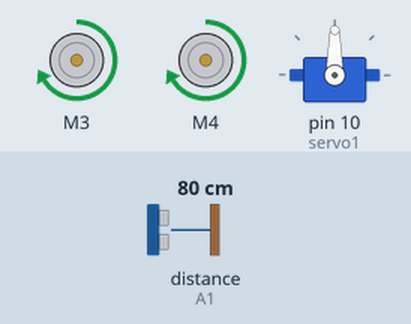
Bench run of a sketch on a simulated Arduino Uno, built with avr-gcc and run on an emulated ATmega328P. Parts: 2 × DC motor (green arrow = forward, orange = backward, longer = faster), servo. The inputs (shaded band) are chosen by the test bench; at power-on: distance to the obstacle (sensor on A1) 80 cm. The echo pulse lasts 58.3 µs per cm.

Above: at 1.5 s.
1.6 s: distance to the obstacle (sensor on A1) set to 44 cm
3.1 s: distance to the obstacle (sensor on A1) set to 37 cm
At 3.8 s:
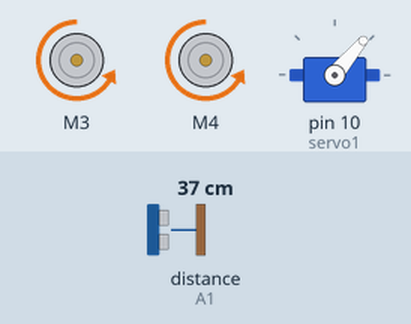
At 4.6 s:
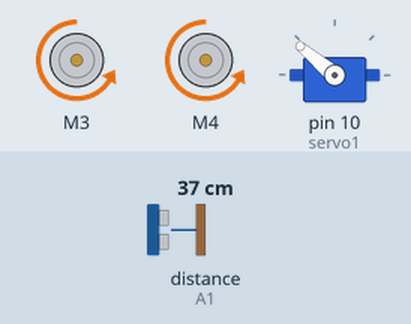
Timing chart, 0 to 12.1 s (numbered marks = the images above; inputs shaded):
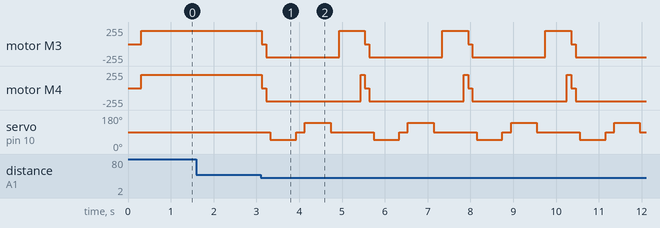

Measured:
- the behaviour switches between 41 and 40 cm on distance to the obstacle (sensor on A1) (found by bisection; images 0 and 1)
- after the input at 1.6 s, every drawn part: stays the same
- after the input at 3.1 s, motor M3: forward 200/255 → stopped at once, then repeats every 2.4 s: backward 200/255 1.7 s, forward 200/255 0.60 s, stopped 0.10 s; motor M4: forward 200/255 → stopped at once, then repeats every 2.4 s: backward 200/255 2.2 s, forward 200/255 0.10 s, stopped 0.10 s

The sketch:

Hardware_Code.ino
```cpp
#include <AFMotor.h>
#include <NewPing.h>
#include <Servo.h>
#define TRIG A0
#define ECHO A1
AF_DCMotor motor3(3, MOTOR12_1KHZ);
AF_DCMotor motor4(4, MOTOR12_1KHZ);
#define MAXDIST 200
#define MAXSPEED 200
Servo servo1;
NewPing pingobject(TRIG,ECHO,MAXDIST);
boolean move=false;
int distance=100;

void setup()
{
  Serial.begin(9600);
  pinMode(TRIG, OUTPUT);
  pinMode(ECHO, INPUT);
  motor3.setSpeed(MAXSPEED);
  motor4.setSpeed(MAXSPEED);
  servo1.attach(10);
  servo1.write(90);
  delay(100);
  distance=dist();
  delay(100);
  distance=dist();
  delay(100);
}

void loop()
{
  int right=0;
  int left=0;
  if (distance<=40){
    Stop();
    delay(100);
    Back();
    delay(100);
    right=lookright();
    delay(200);
    left=lookleft();
    delay(200);
    if (right<left){
      turnleft();
      delay(100);
    }
    else{
      turnright();
      delay(100);
    }
  }
  else{
    movefront();
    delay(100);
  }
  distance=dist();
}

int lookright()
{
  servo1.write(50);
  delay(500);
  int D=dist();
  delay(100);
  servo1.write(90);
  return D;
}

int lookleft()
{
  servo1.write(140);
  delay(500);
  int D=dist();
  delay(100);
  servo1.write(90);
  return D;
}

int dist()
{
  int d = pingobject.ping_cm();
  if (d == 0) d = 190; // If no ping detected, assume very far (optional safety)
  return d;
}

void Stop()
{
  motor3.run(RELEASE);
  motor4.run(RELEASE);
}

void Back()
{
  move=false;
  motor3.run(BACKWARD);
  motor4.run(BACKWARD);
}

void movefront()
{
  move=true;
  motor3.run(FORWARD);
  motor4.run(FORWARD);
}

void turnleft()
{
  motor4.run(FORWARD);
  motor3.run(BACKWARD);
  delay(500);
  motor3.run(FORWARD);
  motor4.run(FORWARD);
}

void turnright()
{
  motor4.run(BACKWARD);
  motor3.run(FORWARD);
  delay(500);
  motor3.run(FORWARD);
  motor4.run(FORWARD);
}
```
